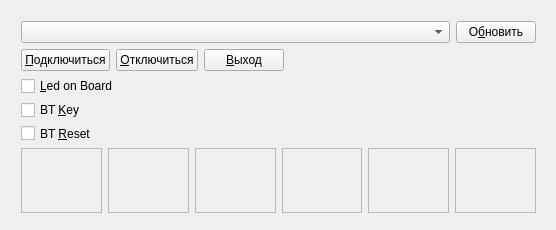
<?xml version="1.0" encoding="UTF-8"?>
<ui version="4.0">
 <class>Widget</class>
 <widget class="QWidget" name="Widget">
  <property name="windowModality">
   <enum>Qt::NonModal</enum>
  </property>
  <property name="geometry">
   <rect>
    <x>0</x>
    <y>0</y>
    <width>556</width>
    <height>230</height>
   </rect>
  </property>
  <property name="windowTitle">
   <string>HID Device</string>
  </property>
  <widget class="QWidget" name="verticalLayoutWidget">
   <property name="geometry">
    <rect>
     <x>10</x>
     <y>10</y>
     <width>537</width>
     <height>214</height>
    </rect>
   </property>
   <layout class="QVBoxLayout" name="verticalLayout">
    <property name="sizeConstraint">
     <enum>QLayout::SetMaximumSize</enum>
    </property>
    <item>
     <layout class="QHBoxLayout" name="mLoCB">
      <item>
       <widget class="QComboBox" name="mListDevs"/>
      </item>
      <item>
       <widget class="QPushButton" name="mBtnUpdate">
        <property name="sizePolicy">
         <sizepolicy hsizetype="Fixed" vsizetype="Fixed">
          <horstretch>0</horstretch>
          <verstretch>0</verstretch>
         </sizepolicy>
        </property>
        <property name="text">
         <string>О&amp;бновить</string>
        </property>
       </widget>
      </item>
     </layout>
    </item>
    <item>
     <layout class="QHBoxLayout" name="mLoConDis">
      <item>
       <widget class="QPushButton" name="mBtnConnect">
        <property name="text">
         <string>&amp;Подключиться</string>
        </property>
       </widget>
      </item>
      <item>
       <widget class="QPushButton" name="mBtnDisconnect">
        <property name="text">
         <string>&amp;Отключиться</string>
        </property>
       </widget>
      </item>
      <item>
       <widget class="QPushButton" name="mBtnExit">
        <property name="text">
         <string>&amp;Выход</string>
        </property>
       </widget>
      </item>
      <item>
       <spacer name="horizontalSpacer">
        <property name="orientation">
         <enum>Qt::Horizontal</enum>
        </property>
        <property name="sizeHint" stdset="0">
         <size>
          <width>40</width>
          <height>20</height>
         </size>
        </property>
       </spacer>
      </item>
     </layout>
    </item>
    <item>
     <layout class="QVBoxLayout" name="mLoCheckBox">
      <item>
       <widget class="QCheckBox" name="mChkLed">
        <property name="text">
         <string>&amp;Led on Board</string>
        </property>
       </widget>
      </item>
      <item>
       <widget class="QCheckBox" name="mChkKey">
        <property name="text">
         <string>BT &amp;Key</string>
        </property>
       </widget>
      </item>
      <item>
       <widget class="QCheckBox" name="mChkReset">
        <property name="text">
         <string>BT &amp;Reset</string>
        </property>
       </widget>
      </item>
     </layout>
    </item>
    <item>
     <layout class="QHBoxLayout" name="mLoLeds">
      <item>
       <widget class="QGraphicsView" name="mLedBoard">
        <property name="enabled">
         <bool>false</bool>
        </property>
       </widget>
      </item>
      <item>
       <widget class="QGraphicsView" name="mBoot1Board">
        <property name="enabled">
         <bool>false</bool>
        </property>
       </widget>
      </item>
      <item>
       <widget class="QGraphicsView" name="mLed1BT">
        <property name="enabled">
         <bool>false</bool>
        </property>
       </widget>
      </item>
      <item>
       <widget class="QGraphicsView" name="mLed2BT">
        <property name="enabled">
         <bool>false</bool>
        </property>
       </widget>
      </item>
      <item>
       <widget class="QGraphicsView" name="mKeyBT">
        <property name="enabled">
         <bool>false</bool>
        </property>
       </widget>
      </item>
      <item>
       <widget class="QGraphicsView" name="mRstBT">
        <property name="enabled">
         <bool>false</bool>
        </property>
        <property name="backgroundBrush">
         <brush brushstyle="NoBrush">
          <color alpha="255">
           <red>0</red>
           <green>0</green>
           <blue>0</blue>
          </color>
         </brush>
        </property>
        <property name="foregroundBrush">
         <brush brushstyle="NoBrush">
          <color alpha="255">
           <red>0</red>
           <green>0</green>
           <blue>0</blue>
          </color>
         </brush>
        </property>
        <property name="interactive">
         <bool>false</bool>
        </property>
       </widget>
      </item>
     </layout>
    </item>
   </layout>
  </widget>
 </widget>
 <layoutdefault spacing="6" margin="11"/>
 <resources/>
 <connections/>
</ui>
